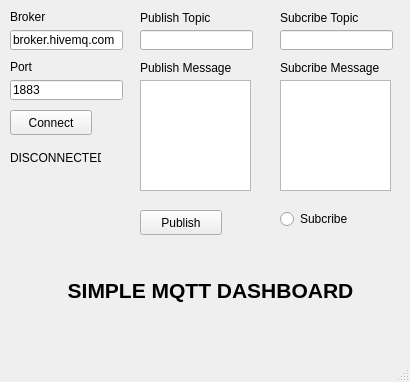
<?xml version="1.0" encoding="UTF-8"?>
<ui version="4.0">
 <class>MainWindow</class>
 <widget class="QMainWindow" name="MainWindow">
  <property name="geometry">
   <rect>
    <x>0</x>
    <y>0</y>
    <width>410</width>
    <height>382</height>
   </rect>
  </property>
  <property name="windowTitle">
   <string>MainWindow</string>
  </property>
  <widget class="QWidget" name="centralwidget">
   <widget class="QLineEdit" name="lineBroker">
    <property name="geometry">
     <rect>
      <x>10</x>
      <y>30</y>
      <width>113</width>
      <height>20</height>
     </rect>
    </property>
    <property name="text">
     <string>broker.hivemq.com</string>
    </property>
   </widget>
   <widget class="QLineEdit" name="linePort">
    <property name="geometry">
     <rect>
      <x>10</x>
      <y>80</y>
      <width>113</width>
      <height>20</height>
     </rect>
    </property>
    <property name="text">
     <string>1883</string>
    </property>
   </widget>
   <widget class="QLineEdit" name="linePubstopic">
    <property name="geometry">
     <rect>
      <x>140</x>
      <y>30</y>
      <width>113</width>
      <height>20</height>
     </rect>
    </property>
   </widget>
   <widget class="QPlainTextEdit" name="plainTextPubs">
    <property name="geometry">
     <rect>
      <x>140</x>
      <y>80</y>
      <width>111</width>
      <height>111</height>
     </rect>
    </property>
   </widget>
   <widget class="QPushButton" name="pushButtonSet">
    <property name="geometry">
     <rect>
      <x>10</x>
      <y>110</y>
      <width>82</width>
      <height>25</height>
     </rect>
    </property>
    <property name="text">
     <string>Connect</string>
    </property>
   </widget>
   <widget class="QPushButton" name="pushButtonPubs">
    <property name="geometry">
     <rect>
      <x>140</x>
      <y>210</y>
      <width>82</width>
      <height>25</height>
     </rect>
    </property>
    <property name="text">
     <string>Publish</string>
    </property>
   </widget>
   <widget class="QLineEdit" name="lineSubsTopic">
    <property name="geometry">
     <rect>
      <x>280</x>
      <y>30</y>
      <width>113</width>
      <height>20</height>
     </rect>
    </property>
   </widget>
   <widget class="QPlainTextEdit" name="plainTextSubs">
    <property name="enabled">
     <bool>true</bool>
    </property>
    <property name="geometry">
     <rect>
      <x>280</x>
      <y>80</y>
      <width>111</width>
      <height>111</height>
     </rect>
    </property>
    <property name="readOnly">
     <bool>true</bool>
    </property>
   </widget>
   <widget class="QRadioButton" name="radioButtonSub">
    <property name="geometry">
     <rect>
      <x>280</x>
      <y>210</y>
      <width>90</width>
      <height>18</height>
     </rect>
    </property>
    <property name="text">
     <string>Subcribe</string>
    </property>
    <property name="checkable">
     <bool>true</bool>
    </property>
    <property name="checked">
     <bool>false</bool>
    </property>
    <property name="autoRepeat">
     <bool>true</bool>
    </property>
    <property name="autoExclusive">
     <bool>true</bool>
    </property>
   </widget>
   <widget class="QLabel" name="label">
    <property name="geometry">
     <rect>
      <x>10</x>
      <y>10</y>
      <width>54</width>
      <height>14</height>
     </rect>
    </property>
    <property name="text">
     <string>Broker</string>
    </property>
   </widget>
   <widget class="QLabel" name="label_2">
    <property name="geometry">
     <rect>
      <x>10</x>
      <y>60</y>
      <width>54</width>
      <height>14</height>
     </rect>
    </property>
    <property name="text">
     <string>Port</string>
    </property>
   </widget>
   <widget class="QLabel" name="label_3">
    <property name="geometry">
     <rect>
      <x>140</x>
      <y>10</y>
      <width>111</width>
      <height>16</height>
     </rect>
    </property>
    <property name="text">
     <string>Publish Topic</string>
    </property>
   </widget>
   <widget class="QLabel" name="label_4">
    <property name="geometry">
     <rect>
      <x>280</x>
      <y>10</y>
      <width>101</width>
      <height>16</height>
     </rect>
    </property>
    <property name="text">
     <string>Subcribe Topic</string>
    </property>
   </widget>
   <widget class="QLabel" name="label_5">
    <property name="geometry">
     <rect>
      <x>280</x>
      <y>60</y>
      <width>111</width>
      <height>16</height>
     </rect>
    </property>
    <property name="text">
     <string>Subcribe Message</string>
    </property>
   </widget>
   <widget class="QLabel" name="label_6">
    <property name="geometry">
     <rect>
      <x>140</x>
      <y>60</y>
      <width>111</width>
      <height>16</height>
     </rect>
    </property>
    <property name="text">
     <string>Publish Message</string>
    </property>
   </widget>
   <widget class="QWidget" name="verticalLayoutWidget">
    <property name="geometry">
     <rect>
      <x>20</x>
      <y>250</y>
      <width>381</width>
      <height>80</height>
     </rect>
    </property>
    <layout class="QVBoxLayout" name="verticalLayout">
     <item>
      <widget class="QLabel" name="label_7">
       <property name="font">
        <font>
         <pointsize>16</pointsize>
         <weight>75</weight>
         <bold>true</bold>
         <strikeout>false</strikeout>
        </font>
       </property>
       <property name="text">
        <string>SIMPLE MQTT DASHBOARD</string>
       </property>
       <property name="scaledContents">
        <bool>false</bool>
       </property>
       <property name="alignment">
        <set>Qt::AlignCenter</set>
       </property>
      </widget>
     </item>
    </layout>
   </widget>
   <widget class="QLabel" name="status">
    <property name="geometry">
     <rect>
      <x>10</x>
      <y>150</y>
      <width>91</width>
      <height>16</height>
     </rect>
    </property>
    <property name="text">
     <string>DISCONNECTED</string>
    </property>
   </widget>
  </widget>
  <widget class="QMenuBar" name="menubar">
   <property name="geometry">
    <rect>
     <x>0</x>
     <y>0</y>
     <width>410</width>
     <height>23</height>
    </rect>
   </property>
  </widget>
  <widget class="QStatusBar" name="statusbar"/>
 </widget>
 <resources/>
 <connections/>
</ui>
